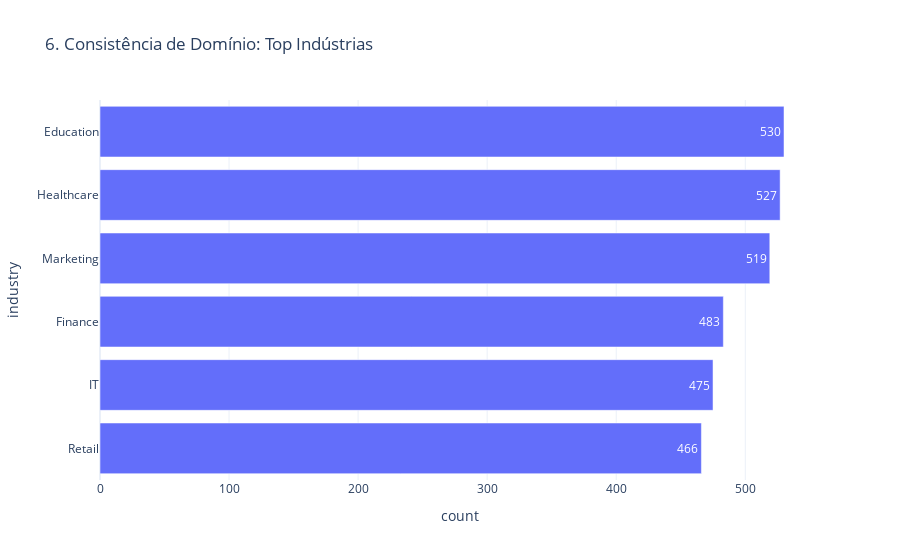

Notebook code cell kept with this figure:
### Markdown cell above
## Gráfico 6: Consistência: Top 10 Indústrias
utilizada para avaliar a consistência e concentração do campo categórico industry, identificando possíveis vieses e necessidades de padronização.

### Code cell
top_ind = df_raw.groupBy("industry").count().orderBy(col("count").desc()).limit(10).toPandas()

fig6 = px.bar(top_ind, x='count', y='industry', orientation='h',
              title='6. Consistência de Domínio: Top Indústrias', text_auto=True)
fig6.update_layout(yaxis={'categoryorder':'total ascending'})
fig6.show()

### Figure 1 — Plotly figure (JSON) as saved in the notebook; plotly's stock layout.template omitted (floating-point values rounded to 4 significant figures)
{"data": [{"hovertemplate": "count=%{x}<br>industry=%{y}<extra></extra>", "legendgroup": "", "marker": {"color": "#636efa", "pattern": {"shape": ""}}, "name": "", "orientation": "h", "showlegend": false, "textposition": "auto", "texttemplate": "%{x}", "x": [530, 527, 519, 483, 475, 466], "xaxis": "x", "y": ["Education", "Healthcare", "Marketing", "Finance", "IT", "Retail"], "yaxis": "y", "type": "bar"}], "layout": {"xaxis": {"anchor": "y", "domain": [0.0, 1.0], "title": {"text": "count"}}, "yaxis": {"anchor": "x", "domain": [0.0, 1.0], "title": {"text": "industry"}, "categoryorder": "total ascending"}, "legend": {"tracegroupgap": 0}, "title": {"text": "6. Consistência de Domínio: Top Indústrias"}, "barmode": "relative"}}
